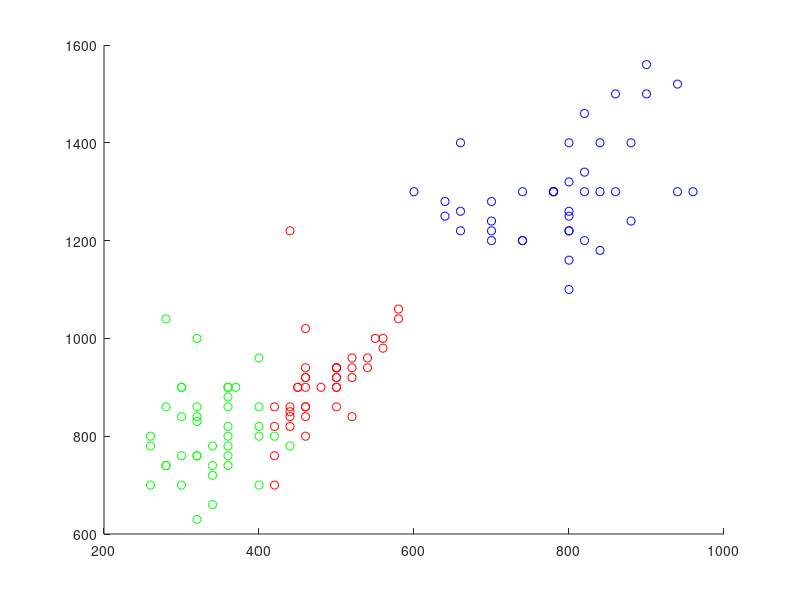

This figure's MATLAB source: (Note: this script raises an error after producing the figure.)
close all;
clear;

N = 40;
M = 10;
d = 2;

datos.a = importdata('a.txt');
datos.o = importdata('o.txt');
datos.u = importdata('u.txt');

formantes.a.train = datos.a( 1:40,1:2);
formantes.a.test  = datos.a(41:50,1:2);
formantes.o.train = datos.o( 1:40,1:2);
formantes.o.test  = datos.o(41:50,1:2);
formantes.u.train = datos.u( 1:40,1:2);
formantes.u.test  = datos.u(41:50,1:2);

figure(1);
hold on;
plot(formantes.a.train(:,1),formantes.a.train(:,2),'bo');
plot(formantes.o.train(:,1),formantes.o.train(:,2),'ro');
plot(formantes.u.train(:,1),formantes.u.train(:,2),'go');

mu_a = media(formantes.a.train);
mu_o = media(formantes.o.train);
mu_u = media(formantes.u.train);

sigma_a = sigma(formantes.a.train, mu_a);
sigma_o = sigma(formantes.o.train, mu_o);
sigma_u = sigma(formantes.u.train, mu_u);

sigma = (sigma_a + sigma_o + sigma_u) / 3;

% Elipses

t = 0:pi/50:2*pi;
y = [sin(t'),cos(t')];
x = y * chol(sigma);
x_a = x + mu_a;
x_o = x + mu_o;
x_u = x + mu_u;

plot(x_a(:,1), x_a(:,2), 'b');
plot(x_o(:,1), x_o(:,2), 'r');
plot(x_u(:,1), x_u(:,2), 'g');

% Clasificacion

a_bien = [];
a_mal  = [];
o_bien = [];
o_mal  = [];
u_bien = [];
u_mal  = [];

resultados.a = zeros(M, 1);
resultados.o = zeros(M, 1);
resultados.u = zeros(M, 1);

x0_a = mu_a * inv(sigma) * mu_a';
x0_o = mu_o * inv(sigma) * mu_o';
x0_u = mu_u * inv(sigma) * mu_u';
v0_a = inv(sigma) * mu_a';
v0_o = inv(sigma) * mu_o';
v0_u = inv(sigma) * mu_u';

for i = 1:length(formantes.a.test)
    g_a = -(1/2) * x0_a + v0_a' * formantes.a.test(i,:)' + log(1/3);
    g_o = -(1/2) * x0_o + v0_o' * formantes.a.test(i,:)' + log(1/3); 
    g_u = -(1/2) * x0_u + v0_u' * formantes.a.test(i,:)' + log(1/3); 
    if((g_a > g_o) && (g_a > g_u))
        resultados.a(i) = 1;
        a_bien = [a_bien; formantes.a.test(i,:)];
    else
        a_mal = [a_mal; formantes.a.test(i,:)];
    end
end

for i = 1:length(formantes.o.test)
    g_a = -(1/2) * x0_a + v0_a' * formantes.o.test(i,:)' + log(1/3);
    g_o = -(1/2) * x0_o + v0_o' * formantes.o.test(i,:)' + log(1/3); 
    g_u = -(1/2) * x0_u + v0_u' * formantes.o.test(i,:)' + log(1/3); 
    if((g_o > g_a) && (g_o > g_u))
        resultados.o(i) = 1;
        o_bien = [o_bien; formantes.o.test(i,:)];
    else
        o_mal = [o_mal; formantes.o.test(i,:)];
    end
end

for i = 1:length(formantes.u.test)
    g_a = -(1/2) * x0_a + v0_a' * formantes.u.test(i,:)' + log(1/3);
    g_o = -(1/2) * x0_o + v0_o' * formantes.u.test(i,:)' + log(1/3); 
    g_u = -(1/2) * x0_u + v0_u' * formantes.u.test(i,:)' + log(1/3); 
    if((g_u > g_a) && (g_u > g_o))
        resultados.u(i) = 1;
        u_bien = [u_bien; formantes.u.test(i,:)];
    else
        u_mal = [u_mal; formantes.u.test(i,:)];
    end
end

% Grafico

plot(a_bien(:,1), a_bien(:,2), 'b*');
plot(a_mal(:,1),  a_mal(:,2),  'bx');
plot(o_bien(:,1), o_bien(:,2), 'r*');
%plot(o_mal(:,1),  o_mal(:,2),  'rx');
plot(u_bien(:,1), u_bien(:,2), 'g*');
plot(u_mal(:,1),  u_mal(:,2),  'gx');

legend('a de entrenamiento','o de entrenamiento','u de entrenamiento', ...
    'Curva de nivel de a', 'Curva de nivel de o', 'Curva de nivel de u', ...
    'a de test bien clasificados', 'a de test mal clasificados', ...
    'o de test bien clasificados', ...
    'u de test bien clasificados', 'u de test mal clasificados');

resultados = [resultados.a; resultados.o; resultados.u];
ErrorRatio = 100 - mean(resultados) * 100